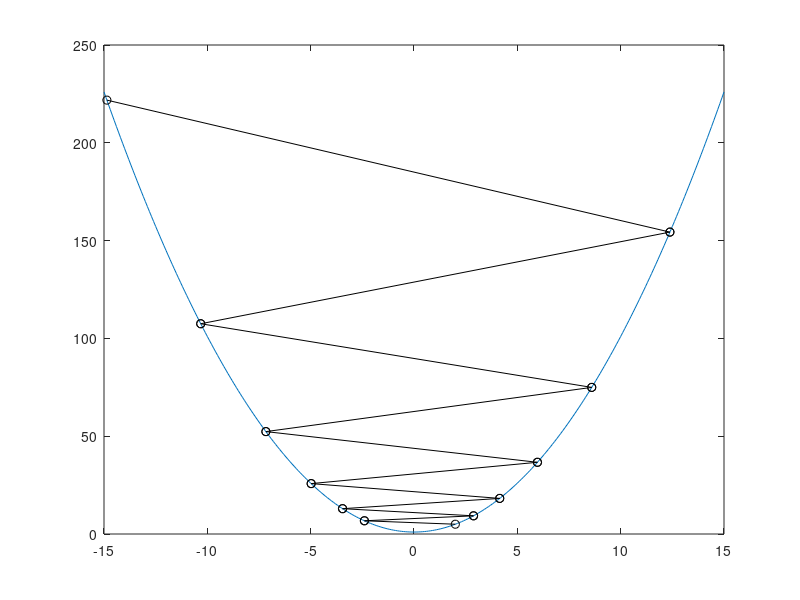

The MATLAB script that drew this image:
function [xopt,fopt,niter,gnorm,dx] = grad_descent_1D
% min f(x)=x1^2+x1x2+3x2^2
%%%%%%%%%Initial value%%%%%%
x0=2;
% termination tolerance
tol = 1e-6; %最小1e-16,一般-6或-8
% maximum number of allowed iterations
maxiter = 10; %10000
% minimum allowed perturbation
dxmin = 1e-6;

% initialize gradient norm, optimization vector, iteration counter, perturbation
gnorm = inf; 

niter = 0; 
dx = inf; %正无穷


% define the objective function:
f = @(x) x.^2 + 1;


% plot objective function contours for visualization:
%[X,Y]=meshgrid(-5:0.1:5,-5:0.1:5); %生成网格
x = -15:0.1:15;


figure(1) %用于建立图形窗口
plot(x,f(x))
hold on %点击行号，可以暂停执行到此行？
% figure(1); clf; fcontour(f); axis equal; hold on
% redefine objective function syntax for use with optimization%:
%f2 = @(x) f(x(1),x(2)); %重新定义函数，将变量x表示成vector
x = x0; 
% gradient descent algorithm:
while (gnorm>=tol&&niter <= maxiter&&dx >= dxmin) 
    % calculate gradient:
    g = grad1(x);
    gnorm = norm(g); %欧几里德范数
    %%%%%%%Line search%%%%%%%%
%     t=1; %为啥取1？
%     xnew=x-t*g;
%      while f2(xnew)>f2(x)-0.6*t*gnorm^2 %α=0.6 ？
%          t=0.99*t; %避免过小
%          xnew=x-t*g;
%      end

    %%%Constant stepsize:%%%%%

       alpha = 1.1; %0.1收敛，0.4就发散了
       xnew = x - alpha*g;

    % plot current point
     plot([x,xnew],[f(x),f(xnew)],'ko-')
    
     
    % update termination metrics
    niter = niter + 1;
    dx = norm(xnew-x);
    x = xnew;
    
end
xopt = x
fopt = f(xopt)
gnorm
niter = niter - 1
dx
% define the gradient of the objective
function g = grad1(x)
 g = 2*x ;
end
end